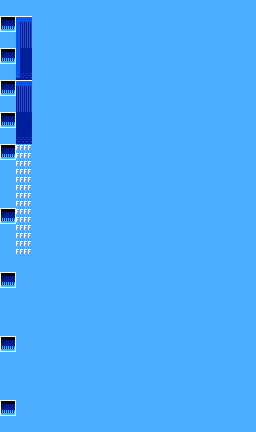

Below is a game level as drawn by its tile map, then a one-line description and the .tmx file that defines it, in full:
An orthogonal 16x27 tile map with 16x16 px tiles, 1 tile layer (Tile Layer 1).

<map version="1.10" tiledversion="1.10.2" orientation="orthogonal" renderorder="right-down" compressionlevel="0" width="16" height="27" tilewidth="16" tileheight="16" infinite="0" nextlayerid="2" nextobjectid="1">
 <editorsettings>
  <export target="test.csv" format="csv" />
 </editorsettings>
 <tileset firstgid="1" name="famidash" tilewidth="16" tileheight="16" tilecount="240" columns="16">
  <image source="../GRAPHICS/famidash.bmp" width="256" height="240" />
 </tileset>
 <layer id="1" name="Tile Layer 1" width="16" height="27">
  <data encoding="csv">
1,1,1,1,1,1,1,1,1,1,1,1,1,1,1,1,
17,2,1,1,1,1,1,1,1,1,1,1,1,1,1,1,
1,3,1,1,1,1,1,1,1,1,1,1,1,1,1,1,
17,4,1,1,1,1,1,1,1,1,1,1,1,1,1,1,
1,5,1,1,1,1,1,1,1,1,1,1,1,1,1,1,
17,6,1,1,1,1,1,1,1,1,1,1,1,1,1,1,
1,7,1,1,1,1,1,1,1,1,1,1,1,1,1,1,
17,8,1,1,1,1,1,1,1,1,1,1,1,1,1,1,
1,9,1,1,1,1,1,1,1,1,1,1,1,1,1,1,
17,10,1,1,1,1,1,1,1,1,1,1,1,1,1,1,
1,11,1,1,1,1,1,1,1,1,1,1,1,1,1,1,
1,12,1,1,1,1,1,1,1,1,1,1,1,1,1,1,
1,13,1,1,1,1,1,1,1,1,1,1,1,1,1,1,
17,14,1,1,1,1,1,1,1,1,1,1,1,1,1,1,
1,15,1,1,1,1,1,1,1,1,1,1,1,1,1,1,
1,16,1,1,1,1,1,1,1,1,1,1,1,1,1,1,
1,1,1,1,1,1,1,1,1,1,1,1,1,1,1,1,
17,1,1,1,1,1,1,1,1,1,1,1,1,1,1,1,
1,1,1,1,1,1,1,1,1,1,1,1,1,1,1,1,
1,1,1,1,1,1,1,1,1,1,1,1,1,1,1,1,
1,1,1,1,1,1,1,1,1,1,1,1,1,1,1,1,
17,1,1,1,1,1,1,1,1,1,1,1,1,1,1,1,
1,1,1,1,1,1,1,1,1,1,1,1,1,1,1,1,
1,1,1,1,1,1,1,1,1,1,1,1,1,1,1,1,
1,1,1,1,1,1,1,1,1,1,1,1,1,1,1,1,
17,1,1,1,1,1,1,1,1,1,1,1,1,1,1,1,
1,1,1,1,1,1,1,1,1,1,1,1,1,1,1,1
</data>
 </layer>
</map>
